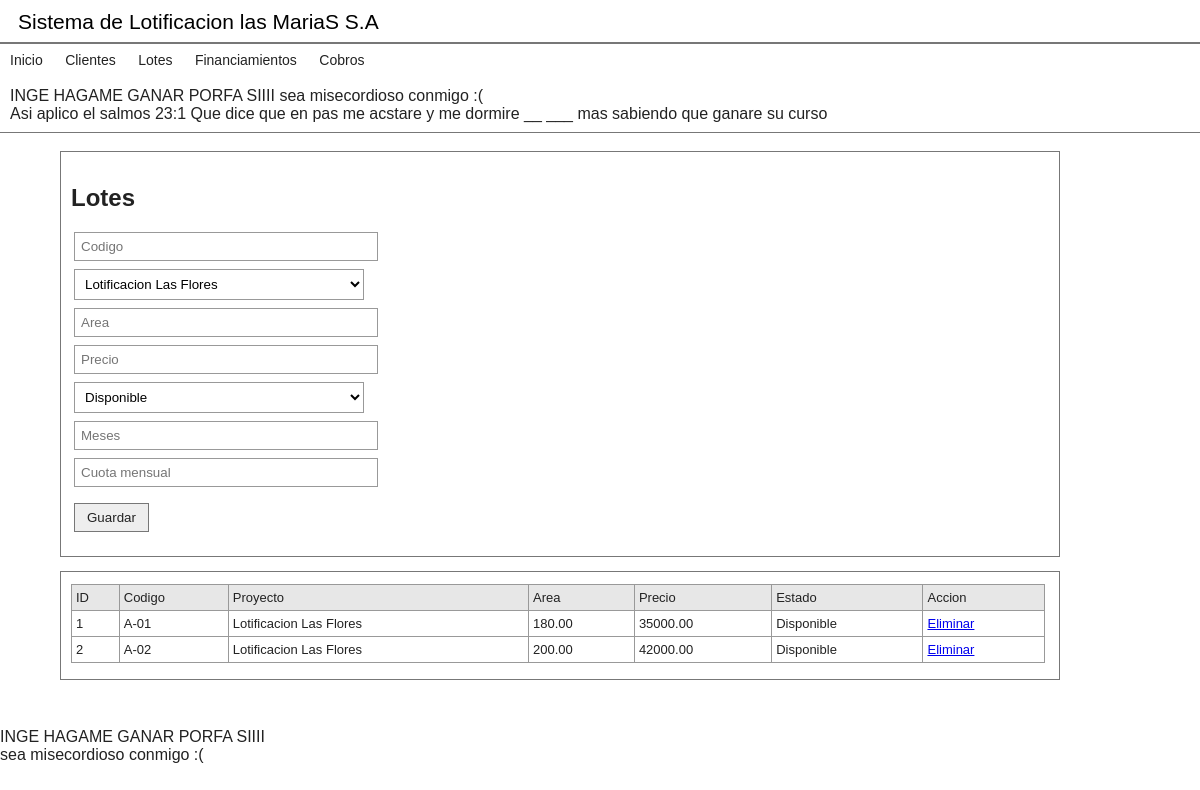
The app's page /lotes.php with its own data.
### tables this page shows
CREATE TABLE lote (
    id_lote INT AUTO_INCREMENT PRIMARY KEY,
    	codigo VARCHAR(30) NOT NULL,
    	id_proyecto INT,
    	area DECIMAL(10,2),
    	precio DECIMAL(10,2) NOT NULL,
    	estado VARCHAR(20) DEFAULT 'Disponible',
    FOREIGN KEY (id_proyecto) REFERENCES proyecto(id_proyecto) );

CREATE TABLE proyecto (
    id_proyecto INT AUTO_INCREMENT PRIMARY KEY,
    	nombre VARCHAR(100) NOT NULL,
    	ubicacion VARCHAR(150)
);

### lotes.php (the view, shortened to what this page needs)
<?php
include("conexion.php");
$proyectos = mysqli_query($conexion, "SELECT * FROM proyecto");
$lotes = mysqli_query($conexion, "SELECT lote.*, proyecto.nombre AS proyecto
                                  FROM lote
                                  LEFT JOIN proyecto ON lote.id_proyecto=proyecto.id_proyecto");
?>
<!DOCTYPE html>
<html>
<head>
    <link rel="stylesheet" href="style.css">
</head>
<body>
<?php include("cabecera.php"); ?>
<div class="contenedor">
    <div class="caja">
        <h2>Lotes</h2>
        <form method="post" class="formulario">
            <input type="text" name="codigo" placeholder="Codigo" required>
            <select name="proyecto">
                <?php while ($fila = mysqli_fetch_assoc($proyectos)) { ?>
                <option value="<?php echo $fila["id_proyecto"]; ?>"><?php echo $fila["nombre"]; ?></option>
                <?php } ?>
            </select>
            <input type="text" name="area" placeholder="Area">
            <input type="text" name="precio" id="precio" placeholder="Precio" onkeyup="calcularCuota()">
            <select name="estado">
                <option value="Disponible">Disponible</option>
            </select>
            <input type="text" name="meses" id="meses" placeholder="Meses" onkeyup="calcularCuota()">
            <input type="text" name="mensual" id="mensual" placeholder="Cuota mensual" readonly>
            <button type="submit" name="guardar">Guardar</button>
        </form>
    </div>
    <div class="caja">
        <table>
            <tr>
                <th>ID</th>
                <th>Codigo</th>
                <th>Proyecto</th>
                <th>Area</th>
                <th>Precio</th>
                <th>Estado</th>
                <th>Accion</th>
            </tr>
            <?php while ($fila = mysqli_fetch_assoc($lotes)) { ?>
            <tr>
                <td><?php echo $fila["id_lote"]; ?></td>
                <td><?php echo $fila["codigo"]; ?></td>
                <td><?php echo $fila["proyecto"]; ?></td>
                <td><?php echo $fila["area"]; ?></td>
                <td><?php echo $fila["precio"]; ?></td>
                <td><?php echo $fila["estado"]; ?></td>
                <td><a href="lotes.php?borrar=<?php echo $fila["id_lote"]; ?>" onclick="return confirm('Eliminar lote?')">Eliminar</a></td>
            </tr>
            <?php } ?>
        </table>
    </div>
</div>
           <br>
   <p1> INGE HAGAME GANAR PORFA SIIII </p1> <BR>
          <P2> sea misecordioso conmigo :(   </P2>
</body>
</html>

### cabecera.php
<header>
    <h1>Sistema de Lotificacion las MariaS   S.A</h1>
</header>
<nav>
    <a href="index.php">Inicio</a>
    <a href="clientes.php">Clientes</a>
    <a href="lotes.php">Lotes</a>
    <a href="financiamientos.php">Financiamientos</a>
    <a href="cobros.php">Cobros</a>  <br>
        <br>
   <p1> INGE HAGAME GANAR PORFA SIIII sea misecordioso conmigo :(  </p1> <BR>
          <p2> Asi aplico el salmos 23:1  Que dice que en pas me acstare y  me dormire  __ ___ mas sabiendo que ganare su curso  </p2>
</nav>

### style.css (style rules this page uses)
body { font-family: Tahoma, Arial, sans-serif; margin: 0; background: #ffffff; color: #222222; }
header { background: #ffffff; color: #000000; padding: 10px 28px 8px 18px; border-bottom: 2px solid #777777; }
header h1 { margin: 0; font-size: 21px; font-weight: normal; }
nav { background: #ffffff; padding: 7px 18px 9px 10px; border-bottom: 1px solid #777777; }
nav a { color: #222222; margin-right: 18px; font-size: 14px; text-decoration: none; }
.contenedor { width: 86%; max-width: 1000px; margin: 18px 2% 30px 5%; }
.caja { border: 1px solid #777777; padding: 12px 14px 16px 10px; margin-bottom: 14px; background: #ffffff; }
.formulario input, .formulario select, .formulario button { display: block; margin: 6px 0 8px 3px; padding: 6px; width: 290px; border: 1px solid #999999; background: #ffffff; font-family: Tahoma, Arial, sans-serif; }
.formulario button, .boton { width: auto; background: #eeeeee; border: 1px solid #777777; color: #222222; cursor: pointer; padding-left: 12px; padding-right: 12px; }
table { width: 100%; border-collapse:collapse; font-size: 13px; }
th, td { border: 1px solid #999999; padding: 5px 4px; text-align: left; }
th { background: #e7e7e7; font-weight: normal; }

### records on screen
lote: id_lote "1", codigo "A-01", id_proyecto.nombre "Lotificacion Las Flores", area "180.00", precio "35000.00", estado "Disponible"
lote: id_lote "2", codigo "A-02", id_proyecto.nombre "Lotificacion Las Flores", area "200.00", precio "42000.00", estado "Disponible"

### other values on screen
form field proyecto "Lotificacion Las Flores"
